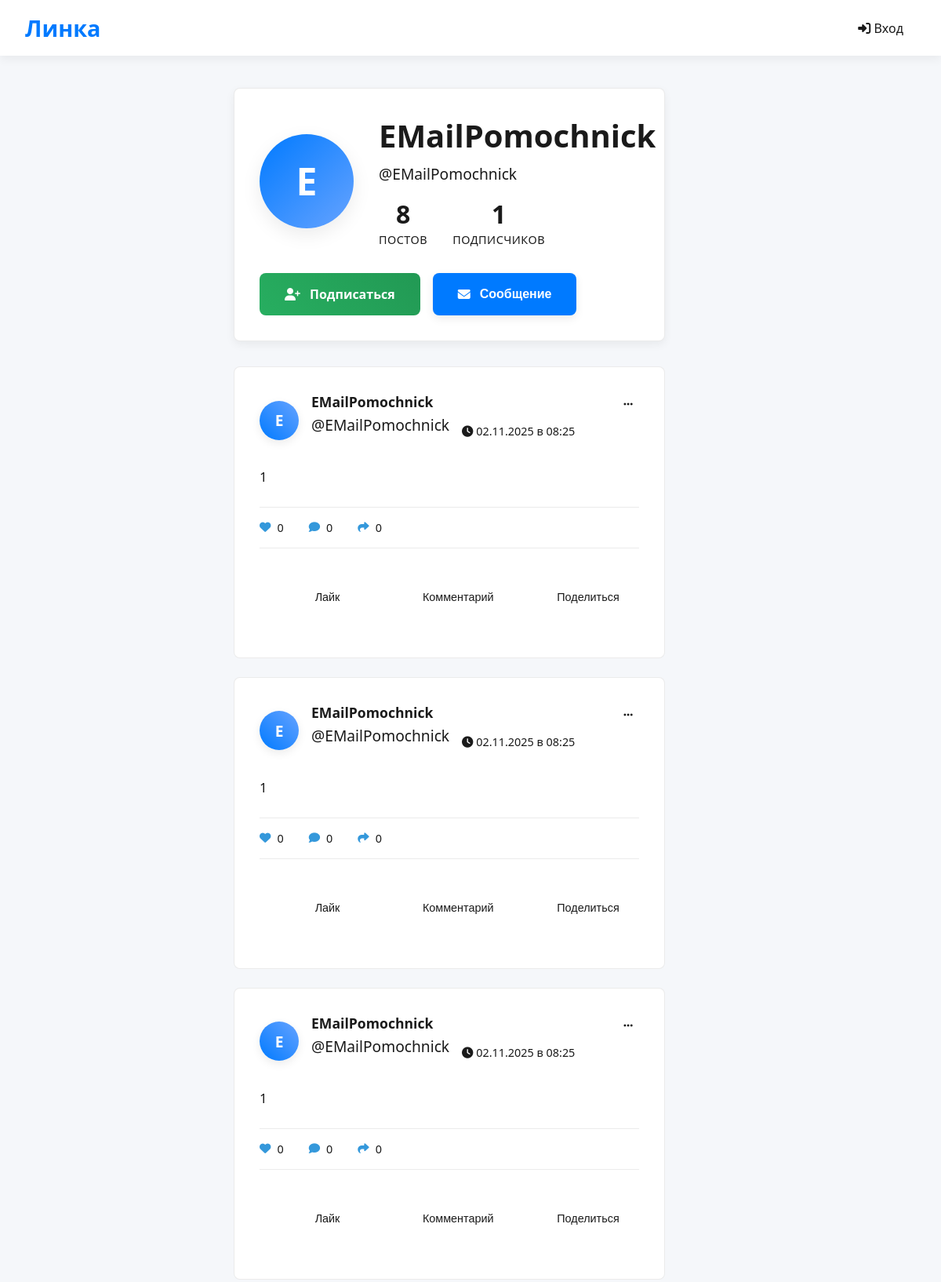
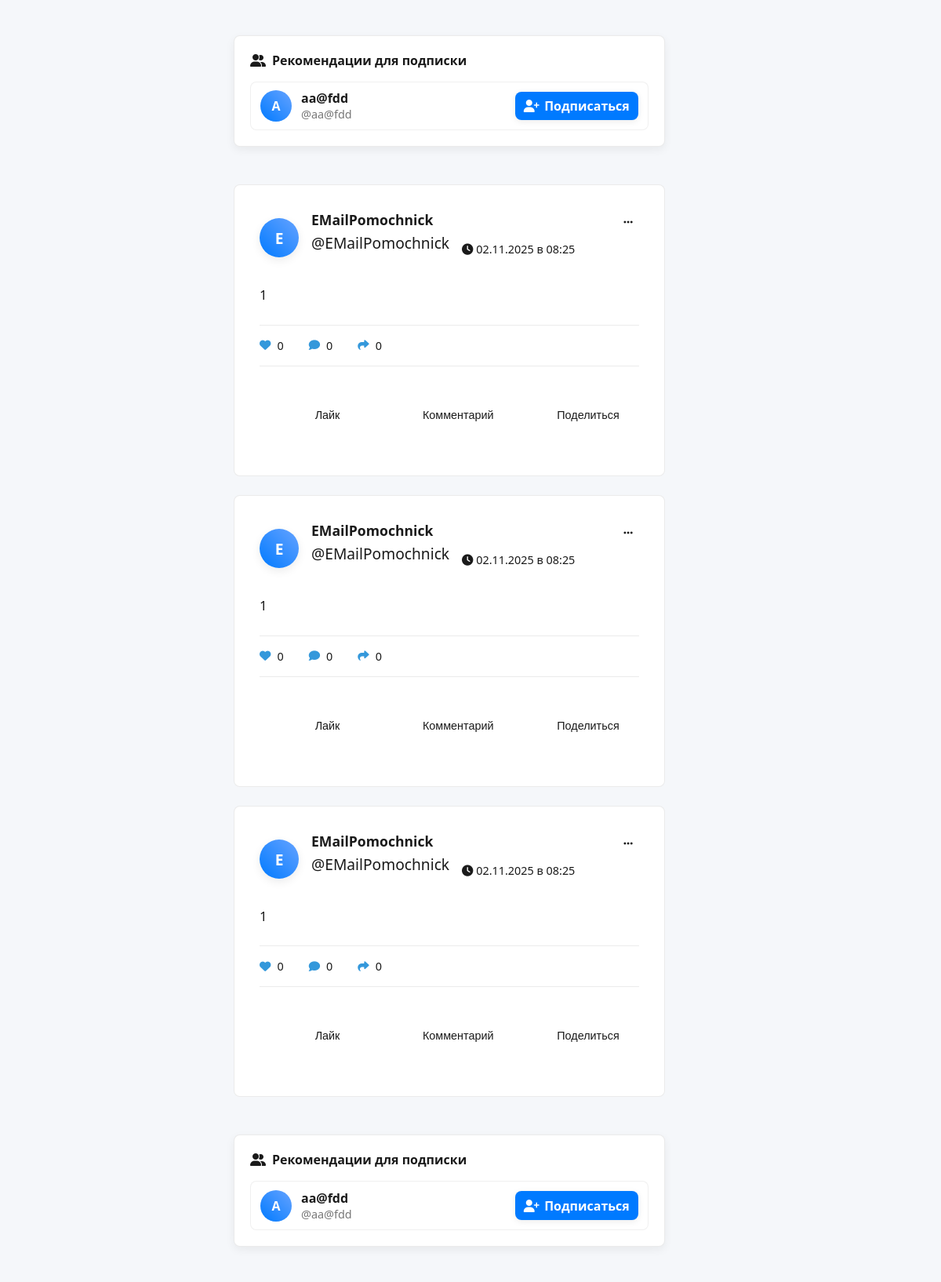
Screenshot of /profile/EMailPomochnick (upper part) with the database file from the repository (2 pictures, top to bottom).
### app.py (models this page shows, shortened)
class User(db.Model):
    id = db.Column(db.Integer, primary_key=True)
    username = db.Column(db.String(80), unique=True, nullable=False)
    email = db.Column(db.String(120), unique=True, nullable=False)
    password_hash = db.Column(db.String(120), nullable=False)
    first_name = db.Column(db.String(80), nullable=False)
    last_name = db.Column(db.String(80), nullable=False)
    bio = db.Column(db.Text)
    avatar = db.Column(db.String(200))
    status = db.Column(db.String(100))  # Статус профиля
    is_online = db.Column(db.Boolean, default=False)  # Онлайн статус
    last_seen = db.Column(db.DateTime, default=datetime.utcnow)  # Последняя активность
    created_at = db.Column(db.DateTime, server_default=db.func.now())
    comment_count_today = db.Column(db.Integer, default=0)  # Количество комментариев сегодня
    last_comment_time = db.Column(db.DateTime)  # Время последнего комментария
    is_banned = db.Column(db.Boolean, default=False)  # Бан за спам
    like_cooldown = db.Column(db.DateTime)  # Кулдаун для лайков пользователя

class Post(db.Model):
    id = db.Column(db.Integer, primary_key=True)
    content = db.Column(db.Text, nullable=False)
    image = db.Column(db.String(200))  # Путь к изображению
    video = db.Column(db.String(200))  # Путь к видео
    emoji = db.Column(db.String(10))   # Эмодзи
    location = db.Column(db.String(100))  # Координаты геолокации
    location_name = db.Column(db.String(200))  # Название места
    user_id = db.Column(db.Integer, db.ForeignKey('user.id', ondelete='CASCADE'), nullable=False)
    community_id = db.Column(db.Integer, db.ForeignKey('community.id', ondelete='CASCADE'), nullable=True)  # Пост может быть в сообществе
    created_at = db.Column(db.DateTime, default=datetime.utcnow)
    likes = db.Column(db.Integer, default=0)
    visibility = db.Column(db.String(20), default='public')  # public, friends, private
    category = db.Column(db.String(50))  # Категория поста
    tags = db.Column(db.Text)  # Теги через запятую
    like_cooldown = db.Column(db.DateTime)  # Кулдаун для лайков
    repost_cooldown = db.Column(db.DateTime)  # Кулдаун для репостов
    user = db.relationship('User', backref=db.backref('posts', lazy=True))
    community = db.relationship('Community', backref=db.backref('community_posts', lazy=True))

### app.py (the view)
@app.route('/profile/<username>')
def profile(username):
    user = User.query.filter_by(username=username).first_or_404()
    posts = Post.query.filter_by(user_id=user.id).join(User).order_by(Post.created_at.desc()).all()
    for post in posts:
        post._comments_list = Comment.query.filter_by(post_id=post.id).join(User).order_by(Comment.created_at.asc()).all()
        if not hasattr(post, 'user') or not post.user:
            post.user = user
        for comment in post._comments_list:
            if not hasattr(comment, 'user') or not comment.user:
                comment.user = User.query.get(comment.user_id)
                if not comment.user:
                    continue
    is_following = False
    if 'user_id' in session:
        is_following = Follow.query.filter_by(
            follower_id=session['user_id'],
            following_id=user.id
        ).first() is not None
    followers_count = Follow.query.filter_by(following_id=user.id).count()
    following_count = Follow.query.filter_by(follower_id=user.id).count()
    user_liked_posts = set()
    if 'user_id' in session:
        for post in posts:
            like = Like.query.filter_by(user_id=session['user_id'], post_id=post.id).first()
            if like:
                user_liked_posts.add(post.id)
    exclude_ids = [user.id]
    if 'user_id' in session:
        exclude_ids.append(session['user_id'])
        followed_subq = db.session.query(Follow.following_id).filter(Follow.follower_id == session['user_id'])
        suggested_users = (User.query
                            .filter(~User.id.in_(followed_subq))
                            .filter(~User.id.in_(exclude_ids))
                            .order_by(User.created_at.desc())
                            .limit(12)
                            .all())
    else:
        suggested_users = (User.query
                            .filter(~User.id.in_(exclude_ids))
                            .order_by(User.created_at.desc())
                            .limit(12)
                            .all())
    return render_template('profile.html',
                         user=user,
                         posts=posts,
                         is_following=is_following,
                         followers_count=followers_count,
                         following_count=following_count,
                         user_liked_posts=user_liked_posts,
                         suggested_users=suggested_users)

### templates/profile.html (shortened to what this page needs)
{% extends "base.html" %}
{% block content %}
<div class="feed-layout">
    <div class="posts-column">
        <div class="profile-header-section">
            <div class="profile-header-card">
                <div class="profile-info">
                    <div class="profile-avatar-large">
                        {{ user.username[0].upper() }}
                    </div>
                    <div class="profile-details">
                        <h1>{{ user.first_name }} {{ user.last_name }}</h1>
                        <p class="username">@{{ user.username }}</p>
                        <div class="profile-stats">
                            <div class="stat">
                                <span class="stat-number">{{ posts|length }}</span>
                                <span class="stat-label">постов</span>
                            </div>
                            <div class="stat">
                                <span class="stat-number">{{ followers_count }}</span>
                                <span class="stat-label">подписчиков</span>
                            </div>
                        </div>
                    </div>
                </div>
                <div class="profile-actions">
                    {% if user.id == session.user_id %}
                        <a href="{{ url_for('edit_profile', username=user.username) }}" class="btn btn-primary">
                            <i class="fas fa-edit"></i> Редактировать профиль
                        </a>
                    {% else %}
                        <a href="{{ url_for('follow_user', username=user.username) }}"
                           class="btn {% if is_following %}btn-warning{% else %}btn-success{% endif %}">
                            <i class="fas fa-{% if is_following %}user-minus{% else %}user-plus{% endif %}"></i>
                            {% if is_following %}Отписаться{% else %}Подписаться{% endif %}
                        </a>
                        <button class="btn btn-primary" onclick="showMessageForm()">
                            <i class="fas fa-envelope"></i> Сообщение
                        </button>
                    {% endif %}
                </div>
            </div>
        </div>
        {% if posts %}
            <div class="posts-container">
                {% for post in posts %}
                    {% if post.user %}
                    <article class="post-card" data-post-id="{{ post.id }}">
                        <div class="post-header">
                            <div class="post-user-info">
                                <div class="post-avatar">
                                    {% if post.user and post.user.username %}
                                        {{ post.user.username[0].upper() }}
                                    {% else %}
                                        ?
                                    {% endif %}
                                </div>
                                <div class="user-details">
                                    <h4 class="user-name">
                                        {% if post.user and post.user.username %}
                                            <a href="{{ url_for('profile', username=post.user.username) }}">
                                                {{ post.user.first_name }} {{ post.user.last_name }}
                                            </a>
                                        {% else %}
                                            <span>Пользователь удален</span>
                                        {% endif %}
                                    </h4>
                                    <div class="post-meta">
                                        {% if post.user and post.user.username %}
                                            <span class="username">@{{ post.user.username }}</span>
                                        {% else %}
                                            <span class="username">@deleted</span>
                                        {% endif %}
                                        <span class="post-time">
                                            <i class="fas fa-clock"></i>
                                            {{ post.created_at.strftime('%d.%m.%Y в %H:%M') }}
                                        </span>
                                    </div>
                                </div>
                            </div>
                            <div class="post-menu">
                                <button class="menu-btn" title="Действия">
                                    <i class="fas fa-ellipsis-h"></i>
                                </button>
                            </div>
                        </div>
                        <div class="post-content">
                            <p>{{ post.content }}</p>
                        </div>
                        <div class="post-stats">
                            <div class="stat-item">
                                <i class="fas fa-heart"></i>
                                <span>{{ post.likes }}</span>
                            </div>
                            <div class="stat-item">
                                <i class="fas fa-comment"></i>
                                <span>{{ post._comments_list|length }}</span>
                            </div>
                            <div class="stat-item">
                                <i class="fas fa-share"></i>
                                <span>0</span>
                            </div>
                        </div>
                        <div class="post-actions">
                            <button class="action-btn like-btn {% if post.id in user_liked_posts %}liked{% endif %}"
                                    data-post-id="{{ post.id }}" onclick="toggleLike({{ post.id }})">
                                <i class="{% if post.id in user_liked_posts %}fas fa-heart{% else %}far fa-heart{% endif %}"></i>
                                <span>Лайк</span>
                            </button>
                            <button class="action-btn comment-btn" onclick="toggleComments({{ post.id }})">
                                <i class="fas fa-comment"></i>
                                <span>Комментарий</span>
                            </button>
                            <button class="action-btn share-btn" onclick="sharePost({{ post.id }})">
                                <i class="fas fa-share-alt"></i>
                                <span>Поделиться</span>
                            </button>
                        </div>
                    </article>
                    {% if loop.index % 3 == 0 and suggested_users %}
                    <section class="suggestions-card">
                        <div class="suggestions-header">
                            <h4><i class="fas fa-user-friends"></i> Рекомендации для подписки</h4>
                        </div>
                        <div class="suggestions-grid">
                            {% for u in suggested_users[:6] %}
                            <div class="suggestion-item">
                                <a href="{{ url_for('profile', username=u.username) }}" class="suggest-user">
                                    <div class="suggest-avatar">
                                        {% if u.avatar %}
                                            <img src="{{ url_for('static', filename=u.avatar) }}" alt="{{ u.username }}">
                                        {% else %}
                                            {{ u.username[0].upper() }}
                                        {% endif %}
                                    </div>
                                    <div class="suggest-info">
                                        <div class="suggest-name">{{ u.first_name }} {{ u.last_name }}</div>
                                        <div class="suggest-username">@{{ u.username }}</div>
                                    </div>
                                </a>
                                <a class="follow-btn" href="{{ url_for('follow_user', username=u.username) }}">
                                    <i class="fas fa-user-plus"></i> Подписаться
                                </a>
                            </div>
                            {% endfor %}
                        </div>
                    </section>
                    {% endif %}
                    {% endif %}
                {% endfor %}
            </div>
        {% endif %}
    </div>
<link rel="stylesheet" href="https://unpkg.com/leaflet@1.9.4/dist/leaflet.css" />
{% endblock %}

### templates/base.html (shortened to what this page needs)
<!DOCTYPE html>
<html lang="ru">
<head>
    <link rel="stylesheet" href="https://cdnjs.cloudflare.com/ajax/libs/font-awesome/6.4.0/css/all.min.css">
</head>
<body>
    <nav class="navbar">
        <div class="navbar-brand">
            Линка
        </div>
        <div class="navbar-nav">
                    {% if session.user_id %}
            <div class="user-info">
                <div class="user-avatar">
                    {{ session.username[0].upper() }}
                </div>
                <span>{{ session.username }}</span>
                <a href="{{ url_for('logout') }}" class="nav-link">
                    <i class="fas fa-sign-out-alt"></i> Выход
                </a>
            </div>
                    {% else %}
            <a href="{{ url_for('login') }}" class="nav-link">
                <i class="fas fa-sign-in-alt"></i> Вход
            </a>
                    {% endif %}
                </div>
    </nav>
    <div class="main-content" id="mainContent">
        {% block content %}{% endblock %}
    </div>
</body>
</html>

### rows the page displays
User: username "E", first_name "EMailPomochnick", username "EMailPomochnick"
Post: user "E", user.first_name "EMailPomochnick", user.username "EMailPomochnick", created_at "02.11.2025 в 08:25", content "1", likes "0", _comments_list|length "0"
Post: user "E", user.first_name "EMailPomochnick", user.username "EMailPomochnick", created_at "02.11.2025 в 08:25", content "1", likes "0", _comments_list|length "0"
Post: user "E", user.first_name "EMailPomochnick", user.username "EMailPomochnick", created_at "02.11.2025 в 08:25", content "1", likes "0", _comments_list|length "0"
User: username "A", first_name "aa@fdd", username "aa@fdd"
Post: user "E", user.first_name "EMailPomochnick", user.username "EMailPomochnick", created_at "02.11.2025 в 08:25", content "1", likes "0", _comments_list|length "0"
Post: user "E", user.first_name "EMailPomochnick", user.username "EMailPomochnick", created_at "02.11.2025 в 08:25", content "1", likes "0", _comments_list|length "0"
Post: user "E", user.first_name "EMailPomochnick", user.username "EMailPomochnick", created_at "02.11.2025 в 08:25", content "1", likes "0", _comments_list|length "0"

### other values shown
{{ posts|length }} "8"
{{ followers_count }} "1"
